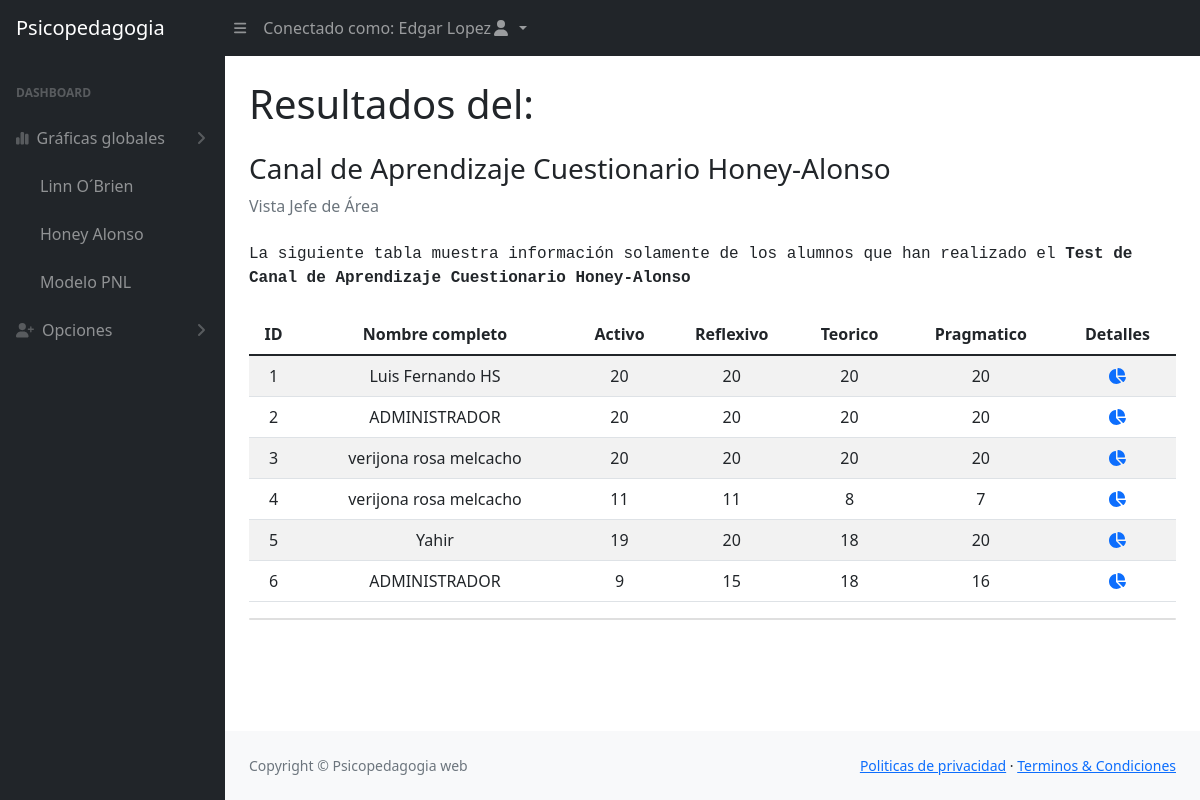
The app's page /jefe/ver_test3.php (signed in) with its own data.
### tables this page shows
CREATE TABLE `honey` (
  `id` int(11) NOT NULL,
  `nombre` varchar(255) NOT NULL,
  `p1` tinyint(1) NOT NULL,
  `p2` tinyint(1) NOT NULL,
  `p3` tinyint(1) NOT NULL,
  `p4` tinyint(1) NOT NULL,
  `p5` tinyint(1) NOT NULL,
  `p6` tinyint(1) NOT NULL,
  `p7` tinyint(1) NOT NULL,
  `p8` tinyint(1) NOT NULL,
  `p9` tinyint(1) NOT NULL,
  `p10` tinyint(1) NOT NULL,
  `p11` tinyint(1) NOT NULL,
  `p12` tinyint(1) NOT NULL,
  `p13` tinyint(1) NOT NULL,
  `p14` tinyint(1) NOT NULL,
  `p15` tinyint(1) NOT NULL,
  `p16` tinyint(1) NOT NULL,
  `p17` tinyint(1) NOT NULL,
  `p18` tinyint(1) NOT NULL,
  `p19` tinyint(1) NOT NULL,
  `p20` tinyint(1) NOT NULL,
  `p21` tinyint(1) NOT NULL,
  `p22` tinyint(1) NOT NULL,
  `p23` tinyint(1) NOT NULL,
  `p24` tinyint(1) NOT NULL,
  `p25` tinyint(1) NOT NULL,
  `p26` tinyint(1) NOT NULL,
  `p27` tinyint(1) NOT NULL,
  `p28` tinyint(1) NOT NULL,
  `p29` tinyint(1) NOT NULL,
  `p30` tinyint(1) NOT NULL,
  `p31` tinyint(1) NOT NULL,
  `p32` tinyint(1) NOT NULL,
  `p33` tinyint(1) NOT NULL,
  `p34` tinyint(1) NOT NULL,
  `p35` tinyint(1) NOT NULL,
  `p36` tinyint(1) NOT NULL,
  `p37` tinyint(1) NOT NULL,
  `p38` tinyint(1) NOT NULL,
  `p39` tinyint(1) NOT NULL,
  `p40` tinyint(1) NOT NULL,
  `p41` tinyint(1) NOT NULL,
  `p42` tinyint(1) NOT NULL,
  `p43` tinyint(1) NOT NULL,
  `p44` tinyint(1) NOT NULL,
  `p45` tinyint(1) NOT NULL,
  `p46` tinyint(1) NOT NULL,
  `p47` tinyint(1) NOT NULL,
  `p48` tinyint(1) NOT NULL,
  `p49` tinyint(1) NOT NULL,
  `p50` tinyint(1) NOT NULL,
  `p51` tinyint(1) NOT NULL,
  `p52` tinyint(1) NOT NULL,
  `p53` tinyint(1) NOT NULL,
  `p54` tinyint(1) NOT NULL,
  `p55` tinyint(1) NOT NULL,
  `p56` tinyint(1) NOT NULL,
  `p57` tinyint(1) NOT NULL,
  `p58` tinyint(1) NOT NULL,
  `p59` tinyint(1) NOT NULL,
  `p60` tinyint(1) NOT NULL,
  `p61` tinyint(1) NOT NULL,
  `p62` tinyint(1) NOT NULL,
  `p63` tinyint(1) NOT NULL,
  `p64` tinyint(1) NOT NULL,
  `p65` tinyint(1) NOT NULL,
  `p66` tinyint(1) NOT NULL,
  `p67` tinyint(1) NOT NULL,
  `p68` tinyint(1) NOT NULL,
  `p69` tinyint(1) NOT NULL,
  `p70` tinyint(1) NOT NULL,
  `p71` tinyint(1) NOT NULL,
  `p72` tinyint(1) NOT NULL,
  `p73` tinyint(1) NOT NULL,
  `p74` tinyint(1) NOT NULL,
  `p75` tinyint(1) NOT NULL,
  `p76` tinyint(1) NOT NULL,
  `p77` tinyint(1) NOT NULL,
  `p78` tinyint(1) NOT NULL,
  `p79` tinyint(1) NOT NULL,
  `p80` tinyint(1) NOT NULL
);

### jefe/ver_test3.php (the view, shortened to what this page needs)
<!DOCTYPE html>
<html lang="es">
    <head>
		<link href="css/styles.css" rel="stylesheet" />
		<link rel="stylesheet" href="https://cdnjs.cloudflare.com/ajax/libs/bootstrap/5.1.3/css/bootstrap.min.css">
    </head>
    <body class="sb-nav-fixed">
        <nav class="sb-topnav navbar navbar-expand navbar-dark bg-dark">
            <a class="navbar-brand ps-3" href="dash_jefe.php">Psicopedagogia</a>
            <button class="btn btn-link btn-sm order-1 order-lg-0 me-4 me-lg-0" id="sidebarToggle" href="#!"><i class="fas fa-bars"></i></button>
            <ul class="navbar-nav ml-auto ms-md-0 me-3 me-lg-4">
                <li class="nav-item dropdown">
                    <a class="nav-link dropdown-toggle" id="navbarDropdown" href="#" role="button" data-bs-toggle="dropdown" aria-expanded="false">Conectado como: <?php echo ($_SESSION['nombre']);?><i class="fas fa-user fa-fw"></i>
                    </a>
                </li>
            </ul>
        </nav>
        <div id="layoutSidenav">
            <div id="layoutSidenav_nav">
                <nav class="sb-sidenav accordion sb-sidenav-dark" id="sidenavAccordion">
                    <div class="sb-sidenav-menu">
                        <div class="nav">
                            <div class="sb-sidenav-menu-heading">Dashboard</div>
                            <a class="nav-link collapsed" href="#" data-bs-toggle="collapse" data-bs-target="#collapseLayouts" aria-expanded="false" aria-controls="collapseLayouts">
                                <div class="sb-nav-link-icon"><i class="fa-solid fa-chart-simple"></i></div>
                                Gráficas globales
                                <div class="sb-sidenav-collapse-arrow"><i class="fas fa-angle-down"></i></div>
                            </a>
                            <div class="collapse show" id="collapseLayouts" aria-labelledby="headingOne" data-bs-parent="#sidenavAccordion">
                                <nav class="sb-sidenav-menu-nested nav">
                                    <a class="nav-link" href="ver_alumnos_test1global.php">Linn O´Brien</a>
                                    <a class="nav-link" href="honey-test3.php">Honey Alonso</a>
                                    <a class="nav-link" href="pnl_test2.php">Modelo PNL</a>
                                </nav>
                            </div>
                            <a class="nav-link collapsed" href="#" data-bs-toggle="collapse" data-bs-target="#collapseLayouts" aria-expanded="false" aria-controls="collapseLayouts">
                                <div class="sb-nav-link-icon"><i class="fa-solid fa-user-plus"></i></div>
                                Opciones
                                <div class="sb-sidenav-collapse-arrow"><i class="fas fa-angle-down"></i></div>
                            </a>
                        </div>
                    </div>
                </nav>
            </div>
            <div id="layoutSidenav_content">
                <main>
                    <div class="container-fluid px-4">
                        <h1 class="mt-4">Resultados del:</h1>
                        <h3 class="mt-4">Canal de Aprendizaje Cuestionario Honey-Alonso</h3>
                        <ol class="breadcrumb mb-4">
                            <li class="breadcrumb-item active">Vista Jefe de Área</li>
                        </ol>
                        <div class="row">
                        <div class="container">
                        <table class="table table-striped text-center">
                            <div class="font-monospace">La siguiente tabla muestra información solamente de los alumnos que han realizado el <strong>Test de Canal de Aprendizaje Cuestionario Honey-Alonso</strong></div>
                            <br>
                                <thead class="thead-dark">
                                    <tr>
                                        <th>ID</th>
                                        <th>Nombre completo</th>
                                        <th>Activo</th>
                                        <th>Reflexivo</th>
                                        <th>Teorico</th>
                                        <th>Pragmatico</th>
                                        <th>Detalles</th>
                                    </tr>
                                </thead>
                                <tbody>
                                    <?php
                                    require_once('../config.php');
                                    $con = new mysqli($hostname, $username, $password, $dbname);
                                    $sql = "SELECT * FROM honey";
                                    $result = $con->query($sql);
                                    mysqli_data_seek($result, 0);
                                    while ($mostrar = mysqli_fetch_array($result)) {
                                        $activoSum = $mostrar['p3'] + $mostrar['p5'] + $mostrar['p7'] + $mostrar['p9'] + $mostrar['p13'] + $mostrar['p20'] + $mostrar['p26'] + $mostrar['p27'] + $mostrar['p35'] + $mostrar['p37'] + $mostrar['p41'] + $mostrar['p43'] + $mostrar['p46'] + $mostrar['p48'] + $mostrar['p51'] + $mostrar['p61'] + $mostrar['p67'] + $mostrar['p74'] + $mostrar['p75'] + $mostrar['p77'];
                                        $reflexivoSum = $mostrar['p10'] + $mostrar['p16'] + $mostrar['p18'] + $mostrar['p19'] + $mostrar['p28'] + $mostrar['p31'] + $mostrar['p32'] + $mostrar['p34'] + $mostrar['p36'] + $mostrar['p39'] + $mostrar['p42'] + $mostrar['p44'] + $mostrar['p49']+ $mostrar['p55'] + $mostrar['p58'] + $mostrar['p63'] + $mostrar['p65'] + $mostrar['p69'] + $mostrar['p70'] + $mostrar['p79'];
                                        $teoricoSum = $mostrar['p2'] + $mostrar['p4'] + $mostrar['p6'] + $mostrar['p11'] + $mostrar['p15'] + $mostrar['p17'] + $mostrar['p21'] + $mostrar['p23'] + $mostrar['p25'] + $mostrar['p29'] + $mostrar['p33'] + $mostrar['p45'] + $mostrar['p50'] + $mostrar['p54'] + $mostrar['p60'] + $mostrar['p64'] + $mostrar['p66'] + $mostrar['p71'] + $mostrar['p78'] + $mostrar['p80'];
                                        $pragmaticoSum = $mostrar['p1'] + $mostrar['p8'] + $mostrar['p12'] + $mostrar['p14'] + $mostrar['p22'] + $mostrar['p24'] + $mostrar['p30'] + $mostrar['p38'] + $mostrar['p40'] + $mostrar['p47'] + $mostrar['p52'] + $mostrar['p53'] + $mostrar['p56'] + $mostrar['p57'] + $mostrar['p59'] + $mostrar['p62'] + $mostrar['p68'] + $mostrar['p72'] + $mostrar['p73'] + $mostrar['p76'];
                                        ?>
                                        <tr>
                                            <td><?php echo $mostrar['id'] ?></td>
                                            <td><?php echo $mostrar['nombre'] ?></td>
                                            <td><?php echo $activoSum; ?></td>
                                            <td><?php echo $reflexivoSum; ?></td>
                                            <td><?php echo $teoricoSum; ?></td>
                                            <td><?php echo $pragmaticoSum; ?></td>
                                            <td>
                                                <a href="#" data-bs-toggle="modal" data-bs-target="#recordModal<?php echo $mostrar['id']; ?>">
                                                    <i class="fas fa-chart-pie"></i>
                                                </a>
                                            </td>
                                        </tr>
                                        <?php
                                    }
                                    ?>
                                </tbody>
                            </table>
                        </div>
                        </div>
                        <div class="card mb-4">
                        </div>
                    </div>
                </main>
                <footer class="py-4 bg-light mt-auto">
                    <div class="container-fluid px-4">
                        <div class="d-flex align-items-center justify-content-between small">
                            <div class="text-muted">Copyright &copy; Psicopedagogia web</div>
                            <div>
                                <a href="#">Politicas de privacidad</a>
                                &middot;
                                <a href="#">Terminos &amp; Condiciones</a>
                            </div>
                        </div>
                    </div>
                </footer>
            </div>
        </div>
    </body>
</html>

### records on screen
honey: id "1", nombre "Luis Fernando HS", activoSum "20", reflexivoSum "20", teoricoSum "20", pragmaticoSum "20"
honey: id "2", nombre "ADMINISTRADOR", activoSum "20", reflexivoSum "20", teoricoSum "20", pragmaticoSum "20"
honey: id "3", nombre "verijona rosa melcacho", activoSum "20", reflexivoSum "20", teoricoSum "20", pragmaticoSum "20"
honey: id "4", nombre "verijona rosa melcacho", activoSum "11", reflexivoSum "11", teoricoSum "8", pragmaticoSum "7"
honey: id "5", nombre "Yahir", activoSum "19", reflexivoSum "20", teoricoSum "18", pragmaticoSum "20"
honey: id "6", nombre "ADMINISTRADOR", activoSum "9", reflexivoSum "15", teoricoSum "18", pragmaticoSum "16"

### other values on screen
$_SESSION['nombre'] "Edgar Lopez"
